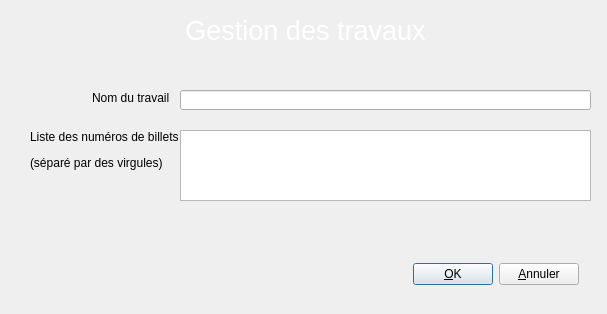
<?xml version="1.0" encoding="UTF-8"?>
<ui version="4.0">
 <class>FormJobManagement</class>
 <widget class="QDialog" name="FormJobManagement">
  <property name="geometry">
   <rect>
    <x>0</x>
    <y>0</y>
    <width>607</width>
    <height>314</height>
   </rect>
  </property>
  <property name="sizePolicy">
   <sizepolicy hsizetype="Preferred" vsizetype="Preferred">
    <horstretch>0</horstretch>
    <verstretch>0</verstretch>
   </sizepolicy>
  </property>
  <property name="minimumSize">
   <size>
    <width>0</width>
    <height>0</height>
   </size>
  </property>
  <property name="windowTitle">
   <string>Gestion des travaux</string>
  </property>
  <property name="sizeGripEnabled">
   <bool>false</bool>
  </property>
  <widget class="QLabel" name="label">
   <property name="geometry">
    <rect>
     <x>92</x>
     <y>90</y>
     <width>81</width>
     <height>16</height>
    </rect>
   </property>
   <property name="text">
    <string>Nom du travail :</string>
   </property>
  </widget>
  <widget class="QLineEdit" name="lineEditName">
   <property name="geometry">
    <rect>
     <x>180</x>
     <y>90</y>
     <width>411</width>
     <height>20</height>
    </rect>
   </property>
  </widget>
  <widget class="QLabel" name="label_2">
   <property name="geometry">
    <rect>
     <x>30</x>
     <y>130</y>
     <width>151</width>
     <height>41</height>
    </rect>
   </property>
   <property name="text">
    <string>&lt;html&gt;&lt;head/&gt;&lt;body&gt;&lt;p&gt;Liste des numéros de billets :&lt;/p&gt;&lt;p&gt;(séparé par des virgules)&lt;/p&gt;&lt;/body&gt;&lt;/html&gt;</string>
   </property>
  </widget>
  <widget class="QPlainTextEdit" name="plainTextEditTicketIds">
   <property name="geometry">
    <rect>
     <x>180</x>
     <y>130</y>
     <width>411</width>
     <height>71</height>
    </rect>
   </property>
  </widget>
  <widget class="QLabel" name="labelTitle">
   <property name="geometry">
    <rect>
     <x>0</x>
     <y>0</y>
     <width>611</width>
     <height>61</height>
    </rect>
   </property>
   <property name="font">
    <font>
     <pointsize>20</pointsize>
    </font>
   </property>
   <property name="autoFillBackground">
    <bool>false</bool>
   </property>
   <property name="styleSheet">
    <string notr="true">border-image: url(:/FormJobManagement/Images/Header.png);
color: rgb(255, 255, 255);</string>
   </property>
   <property name="text">
    <string>Gestion des travaux</string>
   </property>
   <property name="alignment">
    <set>Qt::AlignCenter</set>
   </property>
  </widget>
  <widget class="QWidget" name="horizontalLayoutWidget">
   <property name="geometry">
    <rect>
     <x>9</x>
     <y>249</y>
     <width>581</width>
     <height>51</height>
    </rect>
   </property>
   <layout class="QHBoxLayout" name="horizontalLayout">
    <item>
     <spacer name="horizontalSpacer">
      <property name="orientation">
       <enum>Qt::Horizontal</enum>
      </property>
      <property name="sizeHint" stdset="0">
       <size>
        <width>40</width>
        <height>20</height>
       </size>
      </property>
     </spacer>
    </item>
    <item>
     <widget class="QPushButton" name="pushButtonOK">
      <property name="text">
       <string>&amp;OK</string>
      </property>
      <property name="icon">
       <iconset resource="formjobmanagement.qrc">
        <normaloff>:/FormJobManagement/Images/Ok22.png</normaloff>:/FormJobManagement/Images/Ok22.png</iconset>
      </property>
     </widget>
    </item>
    <item>
     <widget class="QPushButton" name="pushButtonCancel">
      <property name="text">
       <string>&amp;Annuler</string>
      </property>
      <property name="icon">
       <iconset resource="formjobmanagement.qrc">
        <normaloff>:/FormJobManagement/Images/Cancel22.png</normaloff>:/FormJobManagement/Images/Cancel22.png</iconset>
      </property>
     </widget>
    </item>
   </layout>
  </widget>
 </widget>
 <layoutdefault spacing="6" margin="11"/>
 <resources>
  <include location="formjobmanagement.qrc"/>
 </resources>
 <connections>
  <connection>
   <sender>pushButtonCancel</sender>
   <signal>clicked()</signal>
   <receiver>FormJobManagement</receiver>
   <slot>reject()</slot>
   <hints>
    <hint type="sourcelabel">
     <x>551</x>
     <y>273</y>
    </hint>
    <hint type="destinationlabel">
     <x>304</x>
     <y>153</y>
    </hint>
   </hints>
  </connection>
 </connections>
</ui>
